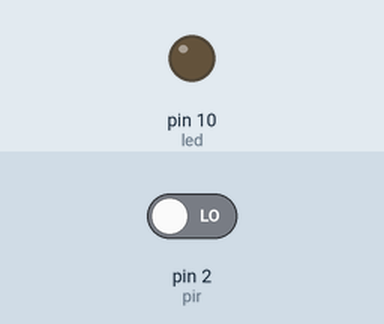
Simulated run of this sketch. Board: Arduino Uno, built with avr-gcc and run on an emulated ATmega328P. Parts: output pins drawn as LEDs (lit = HIGH). Inputs (shaded band) come from the test bench; at power-on: pin 2 (pir) LOW.

Above: at 1.2 s.
1.3 s: pin 2 (pir) driven HIGH
At 2.0 s:
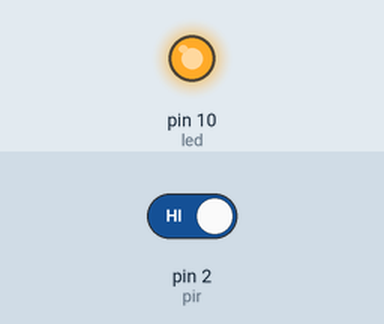
2.8 s: pin 2 (pir) driven LOW
At 3.1 s:
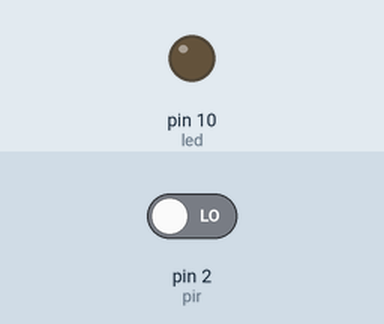
Timing chart, 0 to 5.8 s (numbered marks = the images above; inputs shaded):
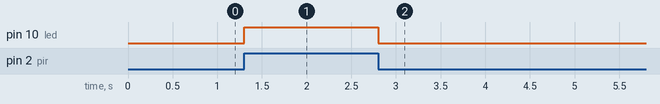

The sketch:

PIR_sensor.ino
```cpp
int pir = 2;
int led = 10;
int motion = 0;

void setup(){
	pinMode(pir, INPUT);
	pinMode(led, OUTPUT);
}

void loop(){
	motion = digitalRead(pir);
	if (motion){
		digitalWrite(led,HIGH);
	}else{
		digitalWrite(led,LOW);
	}
}
```

Measured:
- after the input at 1.3 s, pin 10 (led): LOW → HIGH at once
- after the input at 2.8 s, pin 10 (led): HIGH → LOW at once
